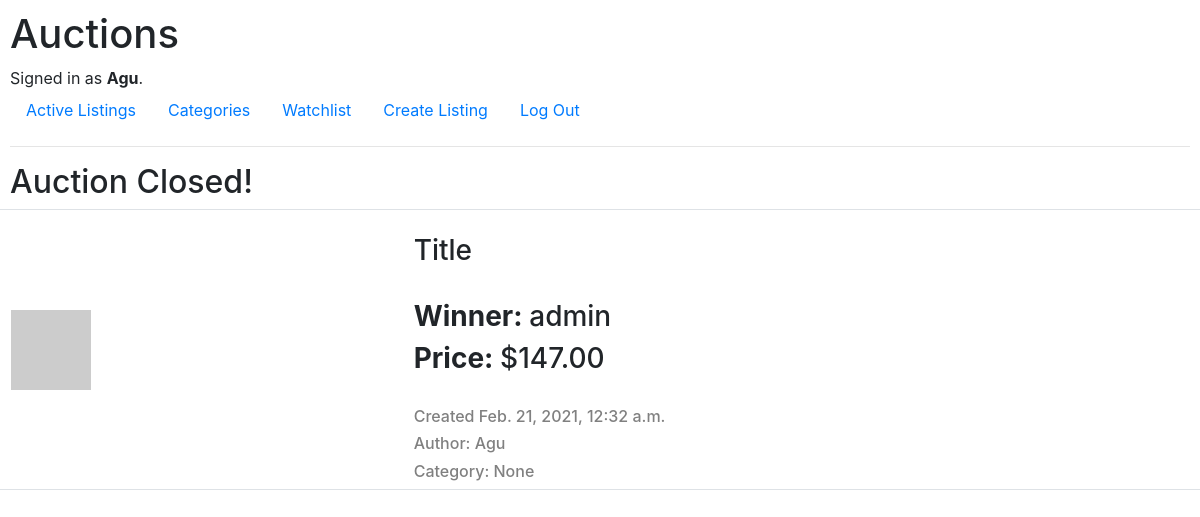
The app's page /close/1/ (signed in) with its own data.
### auctions/models.py (models this page shows, shortened)
class User(AbstractUser):
    pass

class AuctionList(models.Model):
    title = models.CharField(max_length=64)
    image_url = models.CharField(max_length=1024)
    description = models.CharField(max_length=256)
    price = models.DecimalField(max_digits=10, decimal_places=2)
    category = models.ForeignKey(
        Category, on_delete=models.CASCADE, null=True, blank=True)
    active = models.BooleanField(blank=True, null=True, default=True)
    creation_datetime = models.DateTimeField(auto_now_add=True)
    author = models.ForeignKey(User, on_delete=models.CASCADE, default=None, related_name="author")
    winner = models.ForeignKey(User, on_delete=models.CASCADE, null=True, blank=True, default=None, related_name="winner")

### auctions/views.py (the view)
# urls.py: path("close/<int:product_id>/", views.close_view, name="close"),
def close_view(request, product_id):
    current_product = AuctionList.objects.get(pk=product_id)
    current_product.active = False
    current_product.save()
    return render(request, "auctions/close.html", {
        "product": AuctionList.objects.get(id=product_id)
    })

### auctions/templates/auctions/close.html
{% extends "auctions/layout.html" %}
{% block body %}
<h2>Auction Closed!</h2>
<div style="height:300px">
    <div class="row border border-gray rounded align-items-center mt-2">
        <div class="col-4">
            <img src="{{ product.image_url }}" class="img-fluid" alt="product image">
        </div>
        <div class="col-8">
            <br>
            <h3>{{ product.title }}</h3>
            <br>
            <h3><b>Winner: </b>{{ product.winner }}</h3>
            <h3><b>Price: </b>${{ product.price }}</h3>
            <br>
            <h6 style="color: gray;">Created {{ product.creation_datetime }}</h6>
            <h6 style="color: gray;">Author: {{ product.author }}</h6>
            <h6 style="color: gray;">Category: {{ product.category }}</h6>
        </div>
    </div>
</div>
{% endblock %}

### auctions/templates/auctions/layout.html (shortened to what this page needs)
{% load static %}
<!DOCTYPE html>
<html lang="en">
<head>
    <link rel="stylesheet" href="https://stackpath.bootstrapcdn.com/bootstrap/4.4.1/css/bootstrap.min.css"
>
    <link href="{% static 'auctions/styles.css' %}" rel="stylesheet">
</head>
<body>
    <h1>Auctions</h1>
    <div>
        {% if user.is_authenticated %}
        Signed in as <strong>{{ user.username }}</strong>.
        {% else %}
        Not signed in.
        {% endif %}
    </div>
    <ul class="nav">
        <li class="nav-item">
            <a class="nav-link" href="{% url 'index' %}">Active Listings</a>
        </li>
        <li class="nav-item">
            <a class="nav-link" href="{% url 'categories' %}">Categories</a>
        </li>
        {% if user.is_authenticated %}
        <li class="nav-item">
            <a class="nav-link" href="{% url 'watchlist' %}">Watchlist</a>
        <li class="nav-item">
            <a class="nav-link" href="{% url 'create' %}">Create Listing</a>
        </li>
        <li class="nav-item">
            <a class="nav-link" href="{% url 'logout' %}">Log Out</a>
        </li>
        {% endif %}
    </ul>
    <hr>
    {% block body %}
    {% endblock %}
</body>
</html>

### auctions/static/auctions/styles.css (style rules this page uses)
body { padding: 10px; }

### records on screen
User: username "Agu"
AuctionList: title "Title", winner "admin", price "147.00", creation_datetime "Feb. 21, 2021, 12:32 a.m.", author "Agu", category "None"
